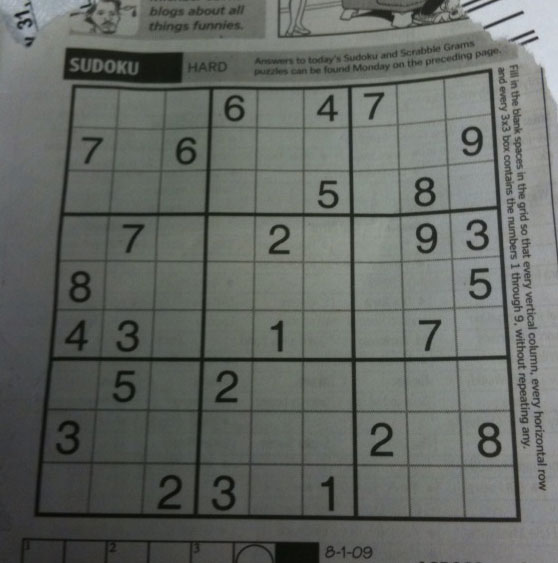
#> input picture day02_opencv_color/sudoku.png, 558 x 563 px
$ python step1_global_thresh.py
#> lines starting #> are read from the running program, lines starting #| are printed output that depends on the picture; after the words box and inside, x2 and y2 are one past the last pixel; in counts of white or black regions, pixels touching at a corner belong together
import cv2 as cv
import numpy as np
import urllib.request
import os
from matplotlib import pyplot as plt

def get_sample(filename, flags=cv.IMREAD_COLOR):
#> called with filename = 'sudoku.png', flags = 0
    if not os.path.exists(filename):
        url = f"https://raw.githubusercontent.com/opencv/opencv/master/samples/data/{filename}"
        urllib.request.urlretrieve(url, filename)

    return cv.imread(filename, flags)
#> returned value: shape (563, 558); min 7, max 218, mean 101.8

def nothing(x):
    pass

cv.namedWindow('thr', cv.WINDOW_AUTOSIZE)
cv.createTrackbar('Global_thr', 'thr', 127, 255, nothing)
mode = '0 : OFF \n1 : ON'
cv.createTrackbar(mode, 'thr', 0, 1, nothing)

img = get_sample('sudoku.png', cv.IMREAD_GRAYSCALE)
assert img is not None, "file could not be read, check with os.path.exists()"
th1 = np.zeros_like(img)

while(1):
    # global thresholding
    Glo_thr = cv.getTrackbarPos('Global_thr', 'thr')
    mode_val = cv.getTrackbarPos('0 : OFF \n1 : ON', 'thr')

    if  mode_val == 0:
        ret, th1 = cv.threshold(img, Glo_thr, 255, cv.THRESH_BINARY)
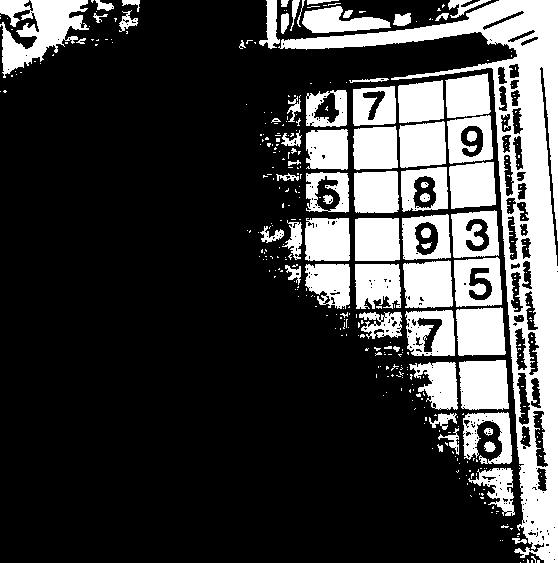
#> th1: shape (563, 558); 25.3% white; 376 white regions (307 under 20 px), largest, box (x1, y1, x2, y2) and area: (278, 0, 558, 563) 25952, (0, 0, 89, 78) 3634, (459, 360, 509, 410) 2273
#> ret = 127

    elif  mode_val == 1:
        ret, th1 = cv.threshold(img, Glo_thr, 255, cv.THRESH_BINARY_INV)

    result = np.hstack([img, th1])   # 위쪽 행
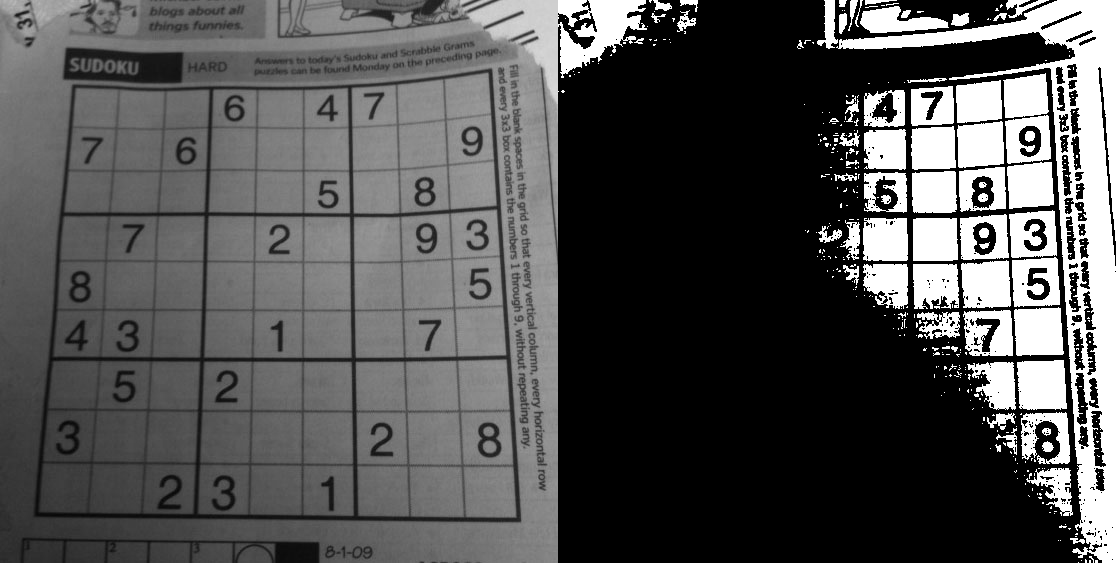
#> result: shape (563, 1116); min 0, max 255, mean 83.2
    cv.imshow('thr', result)

    k = cv.waitKey(5) & 0xFF
#> (key q is pressed here)

    if k == ord('q'):
        break

cv.destroyAllWindows()

$ run again, with day02_opencv_color/gradient.png copied over day02_opencv_color/sudoku.png
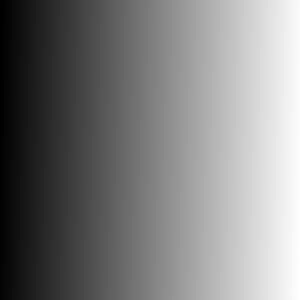
#> input picture day02_opencv_color/gradient.png, 300 x 300 px
#> `ret, th1 = cv.threshold(img, Glo_thr, 255, cv.THRESH_BINARY)`:
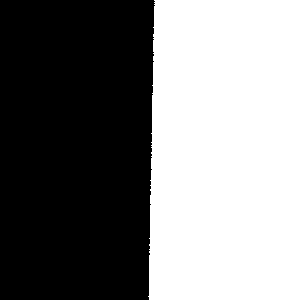
#> th1: shape (300, 300); 49.5% white; 1 white region, box (x1, y1, x2, y2) and area: (148, 0, 300, 300) 44573
#> ret = 127
#> `result = np.hstack([img, th1])`:
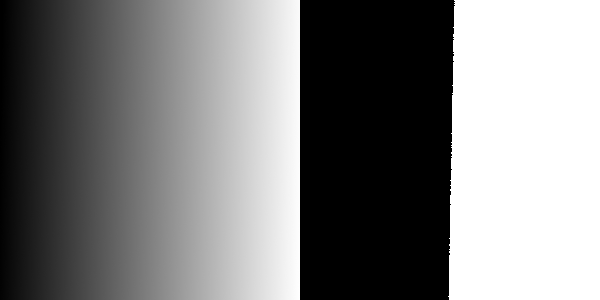
#> result: shape (300, 600); min 0, max 255, mean 126.3
